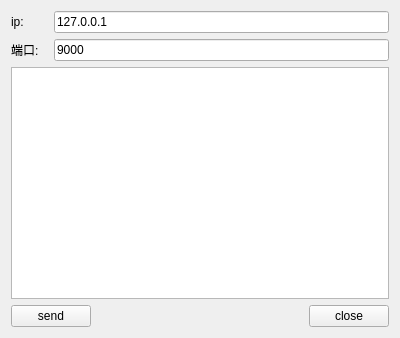
<?xml version="1.0" encoding="UTF-8"?>
<ui version="4.0">
 <class>Widget</class>
 <widget class="QWidget" name="Widget">
  <property name="geometry">
   <rect>
    <x>0</x>
    <y>0</y>
    <width>400</width>
    <height>338</height>
   </rect>
  </property>
  <property name="windowTitle">
   <string>本机8000</string>
  </property>
  <layout class="QGridLayout" name="gridLayout">
   <item row="0" column="0">
    <widget class="QLabel" name="label">
     <property name="text">
      <string>ip:</string>
     </property>
    </widget>
   </item>
   <item row="1" column="0">
    <widget class="QLabel" name="label_2">
     <property name="text">
      <string>端口:</string>
     </property>
    </widget>
   </item>
   <item row="2" column="0" colspan="4">
    <widget class="QTextEdit" name="textEdit"/>
   </item>
   <item row="3" column="0" colspan="2">
    <widget class="QPushButton" name="ButtonSend">
     <property name="text">
      <string>send</string>
     </property>
    </widget>
   </item>
   <item row="3" column="2">
    <spacer name="horizontalSpacer">
     <property name="orientation">
      <enum>Qt::Horizontal</enum>
     </property>
     <property name="sizeHint" stdset="0">
      <size>
       <width>175</width>
       <height>20</height>
      </size>
     </property>
    </spacer>
   </item>
   <item row="3" column="3">
    <widget class="QPushButton" name="ButtonClose">
     <property name="text">
      <string>close</string>
     </property>
    </widget>
   </item>
   <item row="0" column="1" colspan="3">
    <widget class="QLineEdit" name="lineEditIP">
     <property name="text">
      <string>127.0.0.1</string>
     </property>
    </widget>
   </item>
   <item row="1" column="1" colspan="3">
    <widget class="QLineEdit" name="lineEditPort">
     <property name="text">
      <string>9000</string>
     </property>
    </widget>
   </item>
  </layout>
 </widget>
 <layoutdefault spacing="6" margin="11"/>
 <resources/>
 <connections/>
</ui>
